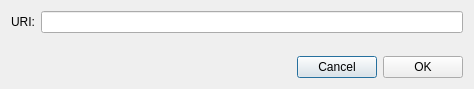
<?xml version="1.0" encoding="UTF-8"?>
<ui version="4.0">
  <class>OpenUriDialog</class>
  <widget class="QDialog" name="OpenUriDialog">
    <property name="windowModality">
      <enum>Qt::ApplicationModal</enum>
    </property>
    <property name="geometry">
      <rect>
        <x>0</x>
        <y>0</y>
        <width>474</width>
        <height>89</height>
      </rect>
    </property>
    <property name="windowTitle">
      <string>Open payment request</string>
    </property>
    <layout class="QVBoxLayout" name="verticalLayout">
      <item>
        <layout class="QHBoxLayout" name="horizontalLayout">
          <item>
            <widget class="QLabel" name="label">
              <property name="text">
                <string>URI:</string>
              </property>
            </widget>
          </item>
          <item>
            <widget class="QLineEdit" name="m_uriEdit"/>
          </item>
        </layout>
      </item>
      <item>
        <spacer name="verticalSpacer">
          <property name="orientation">
            <enum>Qt::Vertical</enum>
          </property>
          <property name="sizeHint" stdset="0">
            <size>
              <width>20</width>
              <height>40</height>
            </size>
          </property>
        </spacer>
      </item>
      <item>
        <layout class="QHBoxLayout" name="horizontalLayout_2">
          <item>
            <spacer name="horizontalSpacer">
              <property name="orientation">
                <enum>Qt::Horizontal</enum>
              </property>
              <property name="sizeHint" stdset="0">
                <size>
                  <width>40</width>
                  <height>20</height>
                </size>
              </property>
            </spacer>
          </item>
          <item>
            <widget class="QPushButton" name="m_cancelButton">
              <property name="text">
                <string>Cancel</string>
              </property>
            </widget>
          </item>
          <item>
            <widget class="QPushButton" name="m_okButton">
              <property name="text">
                <string>OK</string>
              </property>
            </widget>
          </item>
        </layout>
      </item>
    </layout>
  </widget>
  <resources/>
  <connections>
    <connection>
      <sender>m_okButton</sender>
      <signal>clicked()</signal>
      <receiver>OpenUriDialog</receiver>
      <slot>accept()</slot>
      <hints>
        <hint type="sourcelabel">
          <x>500</x>
          <y>62</y>
        </hint>
        <hint type="destinationlabel">
          <x>276</x>
          <y>44</y>
        </hint>
      </hints>
    </connection>
    <connection>
      <sender>m_cancelButton</sender>
      <signal>clicked()</signal>
      <receiver>OpenUriDialog</receiver>
      <slot>reject()</slot>
      <hints>
        <hint type="sourcelabel">
          <x>417</x>
          <y>62</y>
        </hint>
        <hint type="destinationlabel">
          <x>276</x>
          <y>44</y>
        </hint>
      </hints>
    </connection>
  </connections>
</ui>
